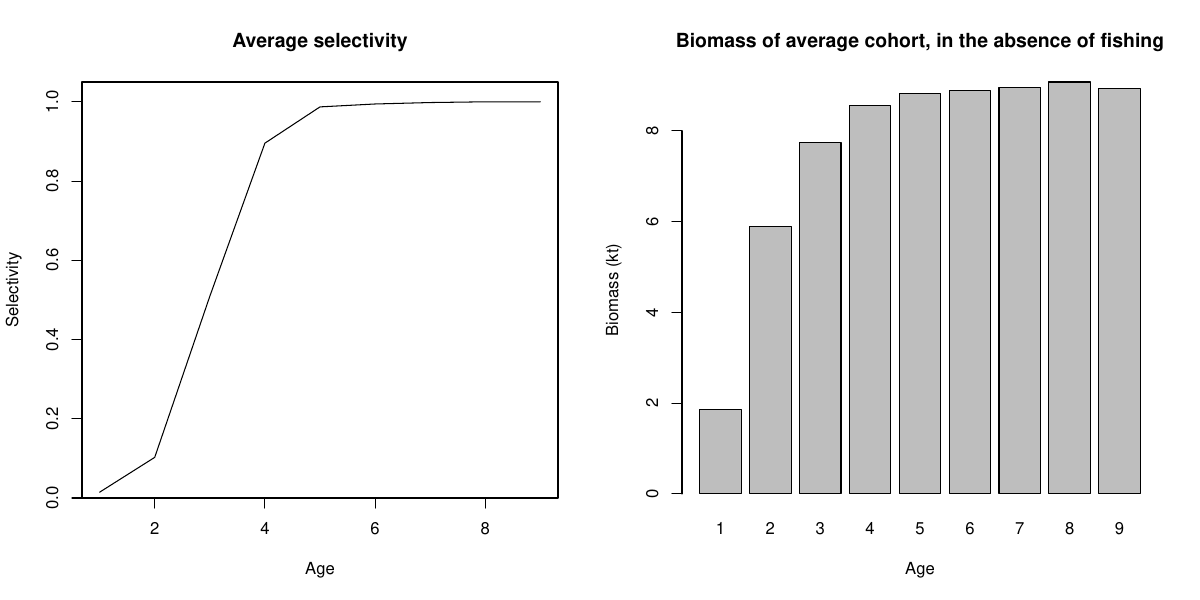

Recreate this plot in R.
source("functions/cohortBiomass.R")
source("functions/read.R")
source("functions/stdplot.R")

path <- "../data/georges_bank/"
yrs <- 2002:2011
ages <- as.character(1:10)

## 1  Cohort biomass

N <- read("natage", plus=TRUE)
Ninit <- N$"1"[N$Year %in% yrs]
Ninit <- mean(Ninit)

w <- read("wcatch", plus=TRUE)
w <- w[w$Year %in% yrs,]
w <- colMeans(w[ages])

M <- read("natmort", plus=TRUE)
M <- M[M$Year %in% yrs,]
M <- colMeans(M[ages])

B <- cohortBiomass(Ninit, M, w)
BPR <- cohortBiomass(1, M, w)

## 2  Catch and selectivity

## C <- read("catage", plus=TRUE)
## C <- C[C$Year %in% yrs, ages]
## C <- colMeans(C)
## Cw <- C * w

Fmort <- read("fatage", plus=TRUE)
Fmort <- Fmort[Fmort$Year %in% yrs,]
Fmort <- colMeans(Fmort[ages])
S <- Fmort / max(Fmort)

pdf("georges_bank.pdf", 12, 6)  # 4, 12
par(mfrow=c(1,2))           # 4, 1
## barplot(C, xlab="Age", ylab="Catch (millions)", main="Average catch in numbers")
## barplot(Cw, xlab="Age", ylab="Catch (kt)", main="Average catch in weight")
plot(as.integer(names(S)), S, type="l", ylim=c(0,1.05), xlab="Age",
     ylab="Selectivity", main="Average selectivity", yaxs="i")
barplot(B, xlab="Age", ylab="Biomass (kt)",
        main="Biomass of average cohort, in the absence of fishing")
dev.off()
